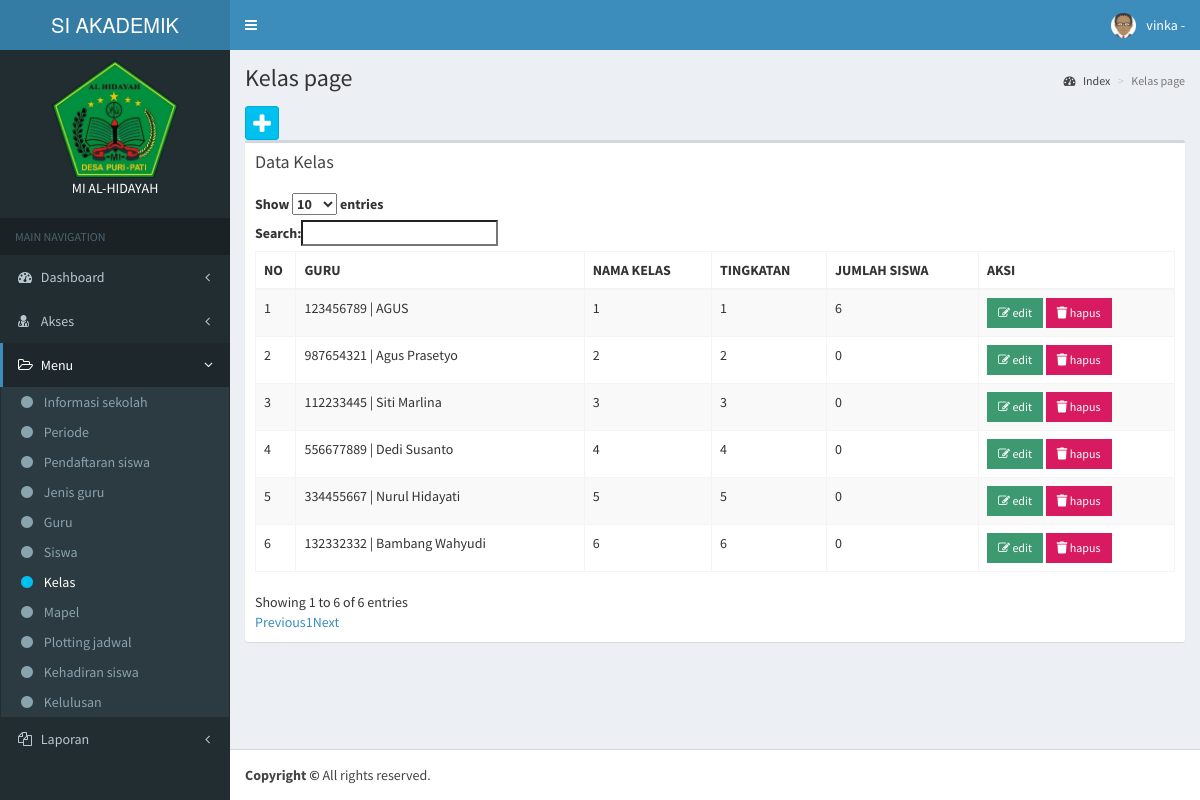
Screenshot of /app/kelas/index.php (signed in) with the database file from the repository.
### tables this page shows
CREATE TABLE `kelas` (
  `id_kelas` int(11) NOT NULL,
  `id_guru` int(11) DEFAULT NULL,
  `nm_kelas` varchar(50) DEFAULT NULL,
  `tingkatan` int(11) DEFAULT NULL
);

CREATE TABLE `guru` (
  `id_guru` int(11) NOT NULL,
  `nip` varchar(50) DEFAULT NULL,
  `id_user` int(11) DEFAULT NULL,
  `nm_guru` varchar(50) DEFAULT NULL,
  `no_guru` varchar(50) DEFAULT NULL,
  `jk_guru` enum('Laki-Laki','Perempuan') DEFAULT NULL,
  `alamat_guru` text DEFAULT NULL,
  `foto_guru` blob DEFAULT NULL
);

### config/config.php (called while the page is built, shortened)
<?php
function Url_web(){
    $xplode = explode("/", $_SERVER['REQUEST_URI']);
    return $xplode[1];
}
$defaul_uri = "/".Url_web();
$url = "http://".$_SERVER['SERVER_NAME'].":".$_SERVER['SERVER_PORT'].$defaul_uri;
function DB(){
    return ["localhost", "root", "", "vinka"];
}
function QueryManyData($sql){
    $conn = new mysqli(DB()[0], DB()[1], DB()[2], DB()[3]);
    $result = $conn->query($sql);
    return $result;
}
function QueryOnedata($sql){
    $conn = new mysqli(DB()[0], DB()[1], DB()[2], DB()[3]);
    $result = $conn->query($sql);
    return $result;
}

### app/kelas/index.php (the view, shortened to what this page needs)
<?php include_once '../template/header.php'; ?>
<?php include_once '../template/navbar.php'; ?>
<?php include_once '../template/sidebar.php'; ?>
<div class='content-wrapper'>
  <section class='content-header'>
    <h1>Kelas page
    </h1>
    <ol class='breadcrumb'>
      <li><a href='#'><i class='fa fa-dashboard'></i> Index</a></li>
      <li class='active'>Kelas page</li>
    </ol>
  </section>
  <section class='content'>
    <a class='btn btn-social-icon btn-info' data-toggle='tooltip' data-placement='top' title='Tambah data kelas' href='<?= $url ?>/app/kelas/tambah.php'><i class='fa fa-plus'></i></a>
    <div class='row'>
      <div class='col-xs-12'>
        <div class='box'>
          <div class='box-header'>
            <h3 class='box-title'>Data Kelas</h3>
          </div>
          <div class='box-body'>
            <table id='example1' class='table table-bordered table-striped'>
              <thead>
                <tr>
                  <th>NO</th>
                  <th>GURU</th>
                  <th>NAMA KELAS</th>
                  <th>TINGKATAN</th>
                  <th>JUMLAH SISWA</th>
                  <th>AKSI</th>
                </tr>
              </thead>
              <tbody>
                <?php
                $NO = 1;
                foreach (QueryManyData('SELECT * FROM kelas') as $row) {
                ?>
                  <tr>
                    <td><?= $NO++ ?></td>
                    <td>
                      <?php
                      $guru = QueryOnedata('SELECT * FROM guru WHERE guru.id_guru = ' . $row['id_guru'] . ' ')->fetch_assoc();
                      ?>
                      <?= $guru['nip'] . " | " . $guru['nm_guru'] ?></td>
                    <td><?= $row['nm_kelas'] ?></td>
                    <td><?= $row['tingkatan'] ?></td>
                    <td>
                      <?php
                        $periode_aktif = QueryOnedata("SELECT * FROM periode WHERE status_periode = 'Aktif' ")->fetch_assoc();
                        echo $plotting = QueryOnedata("SELECT * FROM plotting_jadwal WHERE id_periode = ".$periode_aktif['id_periode']." AND id_kelas =".$row['id_kelas']." ")->num_rows;
                      ?>
                    </td>
                    <td>
                      <a href='<?= $url ?>/app/kelas/edit.php?id_kelas=<?= $row['id_kelas'] ?>' class='btn bg-olive btn-flat btn-sm'><i class='fa fa-edit'></i> edit</a>
                      <button onclick='ConfirmDelete(<?= $row['id_kelas'] ?>)' class='btn bg-maroon btn-flat btn-sm'>
                        <i class='fas fa-trash'></i>
                        hapus
                      </button>
                    </td>
                  </tr>
                <?php
                }
                ?>
              </tbody>
            </table>
          </div>
        </div>
      </div>
    </div>
</div>
<?php include_once '../template/footer.php'; ?>

### rows the page displays
kelas: id_guru.nip "123456789", id_guru.nm_guru "AGUS", nm_kelas "1", tingkatan "1", num_rows "6"
kelas: id_guru.nip "987654321", id_guru.nm_guru "Agus Prasetyo", nm_kelas "2", tingkatan "2", num_rows "0"
kelas: id_guru.nip "112233445", id_guru.nm_guru "Siti Marlina", nm_kelas "3", tingkatan "3", num_rows "0"
kelas: id_guru.nip "556677889", id_guru.nm_guru "Dedi Susanto", nm_kelas "4", tingkatan "4", num_rows "0"
kelas: id_guru.nip "334455667", id_guru.nm_guru "Nurul Hidayati", nm_kelas "5", tingkatan "5", num_rows "0"
kelas: id_guru.nip "132332332", id_guru.nm_guru "Bambang Wahyudi", nm_kelas "6", tingkatan "6", num_rows "0"

### other values shown
$_SESSION['username'] "vinka"
str_replace("_", " ", $data_menu[$sub]) "Informasi sekolah"
str_replace("_", " ", $data_menu[$sub]) "Periode"
str_replace("_", " ", $data_menu[$sub]) "Pendaftaran siswa"
str_replace("_", " ", $data_menu[$sub]) "Jenis guru"
str_replace("_", " ", $data_menu[$sub]) "Guru"
str_replace("_", " ", $data_menu[$sub]) "Siswa"
str_replace("_", " ", $data_menu[$sub]) "Kelas"
str_replace("_", " ", $data_menu[$sub]) "Mapel"
str_replace("_", " ", $data_menu[$sub]) "Plotting jadwal"
str_replace("_", " ", $data_menu[$sub]) "Kehadiran siswa"
str_replace("_", " ", $data_menu[$sub]) "Kelulusan"
